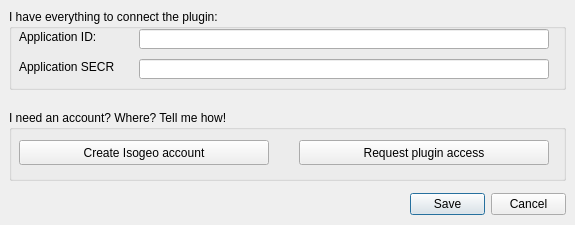
<?xml version="1.0" encoding="UTF-8"?>
<ui version="4.0">
 <author>Isogeo</author>
 <class>dlg_form_auth_prompt</class>
 <widget class="QDialog" name="dlg_form_auth_prompt">
  <property name="geometry">
   <rect>
    <x>0</x>
    <y>0</y>
    <width>575</width>
    <height>225</height>
   </rect>
  </property>
  <property name="minimumSize">
   <size>
    <width>575</width>
    <height>225</height>
   </size>
  </property>
  <property name="maximumSize">
   <size>
    <width>575</width>
    <height>225</height>
   </size>
  </property>
  <property name="windowTitle">
   <string>Isogeo authentication settings</string>
  </property>
  <property name="windowIcon">
   <iconset resource="../resources.qrc">
    <normaloff>:/ui/resources/settings.svg</normaloff>:/ui/resources/settings.svg</iconset>
  </property>
  <property name="windowOpacity">
   <double>0.900000000000000</double>
  </property>
  <property name="locale">
   <locale language="English" country="UnitedStates"/>
  </property>
  <widget class="QGroupBox" name="grb_need_account">
   <property name="geometry">
    <rect>
     <x>9</x>
     <y>110</y>
     <width>557</width>
     <height>71</height>
    </rect>
   </property>
   <property name="locale">
    <locale language="English" country="UnitedStates"/>
   </property>
   <property name="title">
    <string>I need an account? Where? Tell me how!</string>
   </property>
   <widget class="QPushButton" name="btn_access_request">
    <property name="geometry">
     <rect>
      <x>10</x>
      <y>30</y>
      <width>250</width>
      <height>25</height>
     </rect>
    </property>
    <property name="minimumSize">
     <size>
      <width>150</width>
      <height>20</height>
     </size>
    </property>
    <property name="maximumSize">
     <size>
      <width>250</width>
      <height>30</height>
     </size>
    </property>
    <property name="text">
     <string>Create Isogeo account</string>
    </property>
    <property name="icon">
     <iconset resource="../resources.qrc">
      <normaloff>:/ui/resources/isogeo_trans_64x64.png</normaloff>:/ui/resources/isogeo_trans_64x64.png</iconset>
    </property>
   </widget>
   <widget class="QPushButton" name="btn_account_new">
    <property name="geometry">
     <rect>
      <x>290</x>
      <y>30</y>
      <width>250</width>
      <height>25</height>
     </rect>
    </property>
    <property name="minimumSize">
     <size>
      <width>200</width>
      <height>20</height>
     </size>
    </property>
    <property name="maximumSize">
     <size>
      <width>250</width>
      <height>30</height>
     </size>
    </property>
    <property name="text">
     <string>Request plugin access</string>
    </property>
    <property name="icon">
     <iconset resource="../resources.qrc">
      <normaloff>:/ui/resources/keys.svg</normaloff>:/ui/resources/keys.svg</iconset>
    </property>
   </widget>
   <zorder>btn_account_new</zorder>
   <zorder>btn_access_request</zorder>
  </widget>
  <widget class="QGroupBox" name="grb_connection_ready">
   <property name="geometry">
    <rect>
     <x>9</x>
     <y>9</y>
     <width>557</width>
     <height>81</height>
    </rect>
   </property>
   <property name="locale">
    <locale language="English" country="UnitedStates"/>
   </property>
   <property name="title">
    <string>I have everything to connect the plugin:</string>
   </property>
   <widget class="QLineEdit" name="ent_app_id">
    <property name="geometry">
     <rect>
      <x>130</x>
      <y>20</y>
      <width>410</width>
      <height>20</height>
     </rect>
    </property>
    <property name="minimumSize">
     <size>
      <width>410</width>
      <height>20</height>
     </size>
    </property>
    <property name="maximumSize">
     <size>
      <width>410</width>
      <height>20</height>
     </size>
    </property>
   </widget>
   <widget class="QLineEdit" name="ent_app_secret">
    <property name="geometry">
     <rect>
      <x>130</x>
      <y>50</y>
      <width>410</width>
      <height>20</height>
     </rect>
    </property>
    <property name="minimumSize">
     <size>
      <width>410</width>
      <height>20</height>
     </size>
    </property>
    <property name="maximumSize">
     <size>
      <width>410</width>
      <height>20</height>
     </size>
    </property>
    <property name="text">
     <string notr="true"/>
    </property>
    <property name="maxLength">
     <number>64</number>
    </property>
   </widget>
   <widget class="QLabel" name="lbl_app_id">
    <property name="geometry">
     <rect>
      <x>10</x>
      <y>20</y>
      <width>96</width>
      <height>16</height>
     </rect>
    </property>
    <property name="locale">
     <locale language="English" country="UnitedStates"/>
    </property>
    <property name="text">
     <string>Application ID:</string>
    </property>
   </widget>
   <widget class="QLabel" name="lbl_app_secret">
    <property name="geometry">
     <rect>
      <x>10</x>
      <y>50</y>
      <width>96</width>
      <height>16</height>
     </rect>
    </property>
    <property name="locale">
     <locale language="English" country="UnitedStates"/>
    </property>
    <property name="text">
     <string>Application SECRET:</string>
    </property>
   </widget>
  </widget>
  <widget class="QDialogButtonBox" name="btn_ok_cancel">
   <property name="geometry">
    <rect>
     <x>410</x>
     <y>193</y>
     <width>156</width>
     <height>23</height>
    </rect>
   </property>
   <property name="orientation">
    <enum>Qt::Horizontal</enum>
   </property>
   <property name="standardButtons">
    <set>QDialogButtonBox::Cancel|QDialogButtonBox::Save</set>
   </property>
   <property name="centerButtons">
    <bool>false</bool>
   </property>
  </widget>
 </widget>
 <resources/>
 <connections>
  <connection>
   <sender>btn_ok_cancel</sender>
   <signal>accepted()</signal>
   <receiver>dlg_form_auth_prompt</receiver>
   <slot>accept()</slot>
   <hints>
    <hint type="sourcelabel">
     <x>248</x>
     <y>254</y>
    </hint>
    <hint type="destinationlabel">
     <x>157</x>
     <y>274</y>
    </hint>
   </hints>
  </connection>
  <connection>
   <sender>btn_ok_cancel</sender>
   <signal>rejected()</signal>
   <receiver>dlg_form_auth_prompt</receiver>
   <slot>reject()</slot>
   <hints>
    <hint type="sourcelabel">
     <x>316</x>
     <y>260</y>
    </hint>
    <hint type="destinationlabel">
     <x>286</x>
     <y>274</y>
    </hint>
   </hints>
  </connection>
 </connections>
</ui>
